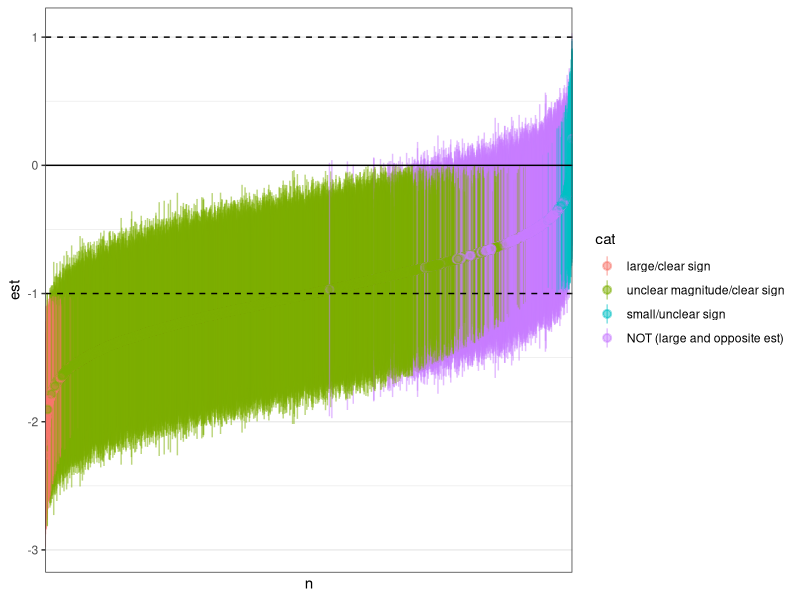
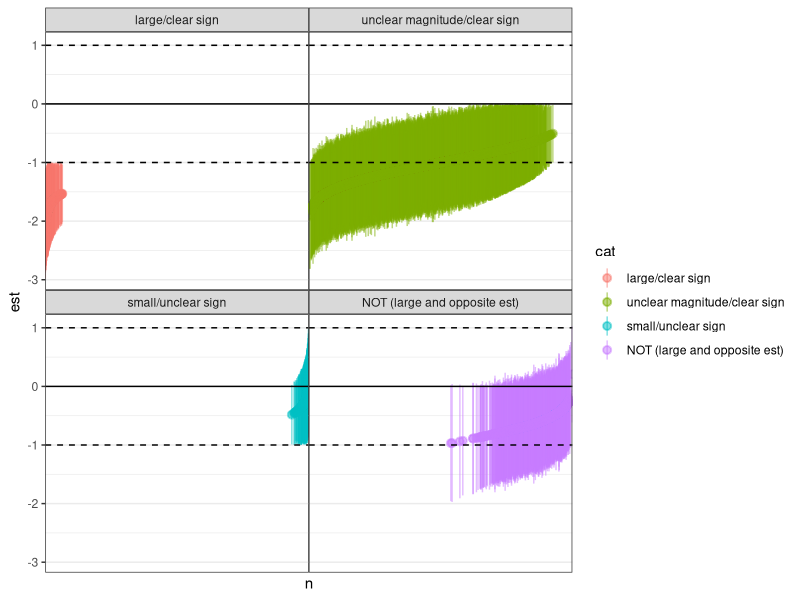
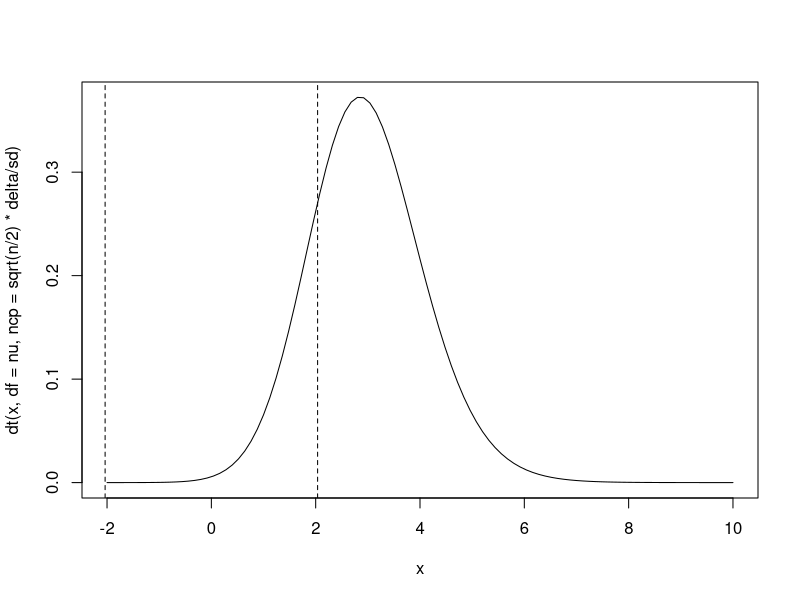
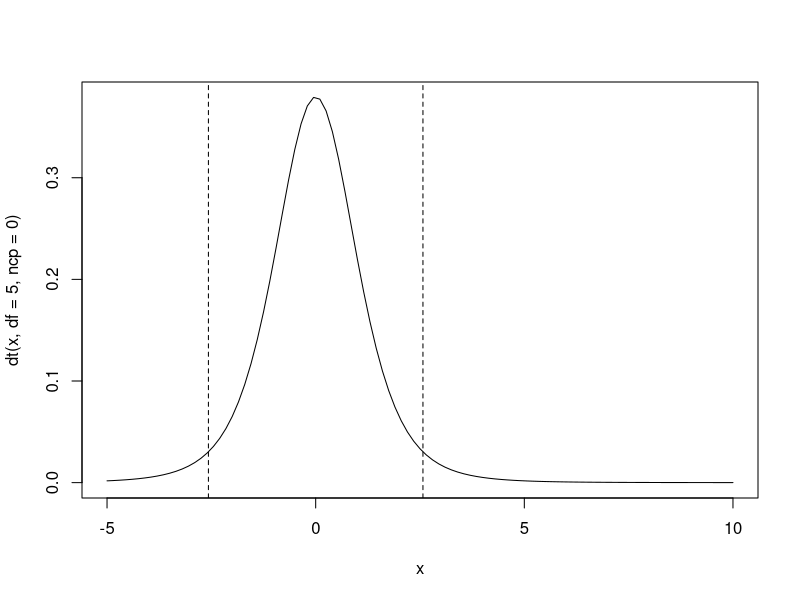

Source code (R) for these figures, in order: (Note: this script raises an error after producing the figures.)
## mostly trying to avoid tidyverse but ...
library(ggplot2); theme_set(theme_bw() + theme(panel.spacing=grid::unit(0, "lines")))
                 
## simulate a t-test-like comparison: what is the distribution of outcomes/
## probability of Dushoff outcomes
## https://dushoff.github.io/ResearchSandbox/clarStrength.Rout.pdf

## start by determing required n to get 80% power for a SESOI of 1 with SD 1
pp <- power.t.test(delta = 1, sd = 1, power = 0.8)
n <- ceiling(pp$n)  ## 17
tt <- power.t.test(delta = 1, sd = 1, n = n)
tt$power ## 0.807

## Q: what parameters are identifiable/jointly confounded in
## classic power analysis? e.g. delta and sd must be exchangeable
## since one is a scale parameter?

## two-group sim for equal-var t-test power/outcome calculation
simfun <- function(n, delta=1, sd=1, conf.level = 0.95, seed = NULL) {
    if (!is.null(seed)) set.seed(seed)
    x <- rnorm(2*n, mean = rep(c(0,delta), each =n), sd = sd)
    tt <- t.test(x[1:n], x[-(1:n)], conf.level = conf.level, var.equal = TRUE)
    with(tt, c(est = unname(-1*diff(estimate)),
                        lwr = conf.int[1], upr = conf.int[2]))
}    

levs <- c("large/clear sign",
          "unclear magnitude/clear sign",
          "small/clear sign",
          "small/unclear sign",
          "NOT (large and opposite est)",
          "unclear")

catfun <- function(x, s=1) {
    lwr <- x[2]
    upr <- x[3]
    ## adjust for symmetry? ci <- ci*sign(m); m <- abs(m)
    ## case-when?
    if (lwr>s || upr<(-s)) return(levs[1])
    if ((upr>s && lwr>0 && lwr<s) || (lwr<(-s) && upr<0 && upr>(-s))) return(levs[2])
    if ((lwr>0 && upr<s) || (upr<0 && lwr>(-s))) return(levs[3])
    if ((lwr>(-s) && lwr<0 && upr>0 && upr<s) ||
        (upr<s   && upr>0 && lwr>0 && upr>(-s))) return(levs[4])
    if ((lwr<0 && lwr>(-s) && upr>s) || (upr>0 && upr<s && lwr<(-s))) return(levs[5])
    if (lwr<(-s) && upr>s) return(levs[6])
}

proptest <- function(x, s = 1) {
    lwr <- x[,2]
    upr <- x[,3]
    c(lwr_gt_0 = mean(lwr>0),
      lwr_gt_s = mean(lwr>s),
      lwr_gt_negs = mean(lwr>(-s)),
      upr_gt_0 = mean(upr>0),
      upr_gt_s = mean(upr>s),
      upr_gt_negs = mean(upr>(-s)))
}


set.seed(101)
system.time({
    ## using auto-simplify of replicate ...
    dd1 <- as.data.frame(t(replicate(10000, simfun(n=17))))
    dd1$cat <- apply(dd1, 1, catfun) |> factor(levels = levs)
})

## flip sign
## dd1 <- transform(dd1, lwr = sign(est)*lwr, upr = sign(est)*upr,
## est = abs(est))
## ordering for caterpillar plot
## alternately could arrange() and then fct_inorder
dd1$n <- reorder(factor(seq(nrow(dd1))), dd1$est)


print(gg0 <- ggplot(dd1, aes(n, est))
      + geom_pointrange(aes(colour = cat, ymin = lwr, ymax = upr),
                        alpha = 0.5)
      + geom_hline(yintercept = 0)
      + geom_hline(yintercept = c(-1, 1), linetype = 2)
      + scale_x_discrete(labels = NULL, breaks = NULL))

print(gg0 + facet_wrap(~cat))
## plot looks plausible

print(props <- table(dd1$cat) |> prop.table())
print(power <- sum(props[1:3]))

## what if the true effect size is twice the SESOI/powered effect size?
dd1$cat2 <- apply(dd1, 1, catfun, s=0.5) |> factor(levels = levs)
print(props2 <- table(dd1$cat2) |> prop.table())

## note: this is the body of the t-test power calculation
## where tsample is 1 for one-sample, 2 for two-sample
## tside is 1 for one-sided, 2 for two-sided
## (n is the number of samples *per group*)

## can we generalize this?

## nu <- pmax(1e-07, n - 1) * tsample   ## df
## qu <- qt(sig.level/tside, nu, lower.tail = FALSE)
## pt(qu, nu, ncp = sqrt(n/tsample) * delta/sd, lower.tail = FALSE) + 
##     pt(-qu, nu, ncp = sqrt(n/tsample) * delta/sd, 
##        lower.tail = TRUE)

## non-central t based on two different centers??

## our problem has *two* scales (we should be able to manipulate
##  the effect size and the cutoff separately!
## making effect size = SESOI = cutoff is (over?)simplifying the problem

## example plot: 80% power
## prob (lower CI > 0)
n <- 17; delta <- 1; sd <- 1; s <- 0.5; nu <- 2*n-2; conf.level <- 0.95
curve(dt(x, df = nu, ncp = sqrt(n/2) * delta/sd), from = -2, 10)
lims <- qt((1+conf.level)/2, df = nu)
abline(v = c(-1, 1)*lims, lty = 2)
pt(lims, df = nu, ncp = sqrt(n/2) * delta/sd, lower.tail = FALSE) ## 0.807
## (the other tail is negligible
pt(-lims, df = nu, ncp = sqrt(n/2) * delta/sd, lower.tail = TRUE) ## ~ 1e-6
## prob (lower CI > delta [SESOI])

curve(dt(x, df = 5, ncp = 0), from = -5, to = 10)
abline(v = qt(c(0.025, 0.975), df = 5), lty = 2)



calc_catpower <- function(n, delta=1, sd=1, s=1, conf.level = 0.95, debug = FALSE) {
    nu <- 2*n-2
    ## three comparisons: ncp of (delta, delta-SESOI, delta+SESOI)
    lims <- qt((1+conf.level)/2, df = nu)

    prob_lwr_gt_0 <- pt(lims, df = nu, ncp = sqrt(n/2) * delta/sd, lower.tail = FALSE)
    prob_lwr_gt_s <- pt(lims, df = nu, ncp = sqrt(n/2) * (delta-s)/sd, lower.tail = FALSE)
    prob_lwr_gt_negs <- pt(lims, df = nu, ncp = sqrt(n/2) * (delta+s)/sd, lower.tail = FALSE)
    prob_upr_gt_0 <- pt(-lims, df = nu, ncp = sqrt(n/2) * delta/sd, lower.tail = FALSE)
    prob_upr_gt_s <- pt(-lims, df = nu, ncp = sqrt(n/2) * (delta-s)/sd, lower.tail = FALSE)
    prob_upr_gt_negs <- pt(-lims, df = nu, ncp = sqrt(n/2) * (delta+s)/sd, lower.tail = FALSE)
    if (debug) {
        print(c(lwr_gt_0 = prob_lwr_gt_0, lwr_gt_s = prob_lwr_gt_s, lwr_gt_negs = prob_lwr_gt_negs,
                upr_gt_0 = prob_upr_gt_0, upr_gt_s = prob_upr_gt_s, upr_gt_negs = prob_upr_gt_negs))
    }
    res <- c(prob_lwr_gt_s,
             prob_upr_gt_s * prob_lwr_gt_0 * (1-prob_lwr_gt_s),
             prob_lwr_gt_0 * (1-prob_upr_gt_s),
             prob_lwr_gt_negs * (1-prob_lwr_gt_0) * prob_upr_gt_0 * (1-prob_upr_gt_s),
             (1-prob_lwr_gt_0) * prob_lwr_gt_negs * prob_upr_gt_s,
             (1-prob_lwr_gt_negs) * prob_upr_gt_s) |> setNames(levs)
    return(res)
}

cc <- calc_catpower(n = 17, debug = TRUE)
stopifnot(all.equal(sum(cc), 1.0))
props
## close but not necessarily correct; needs more testing/inspection

## flip because effect is actually negative in simulations
proptest(transform(dd1, lwr = -lwr, upr = -upr))

## looks like basic proportions are correct
## sigh, need to do the full 
